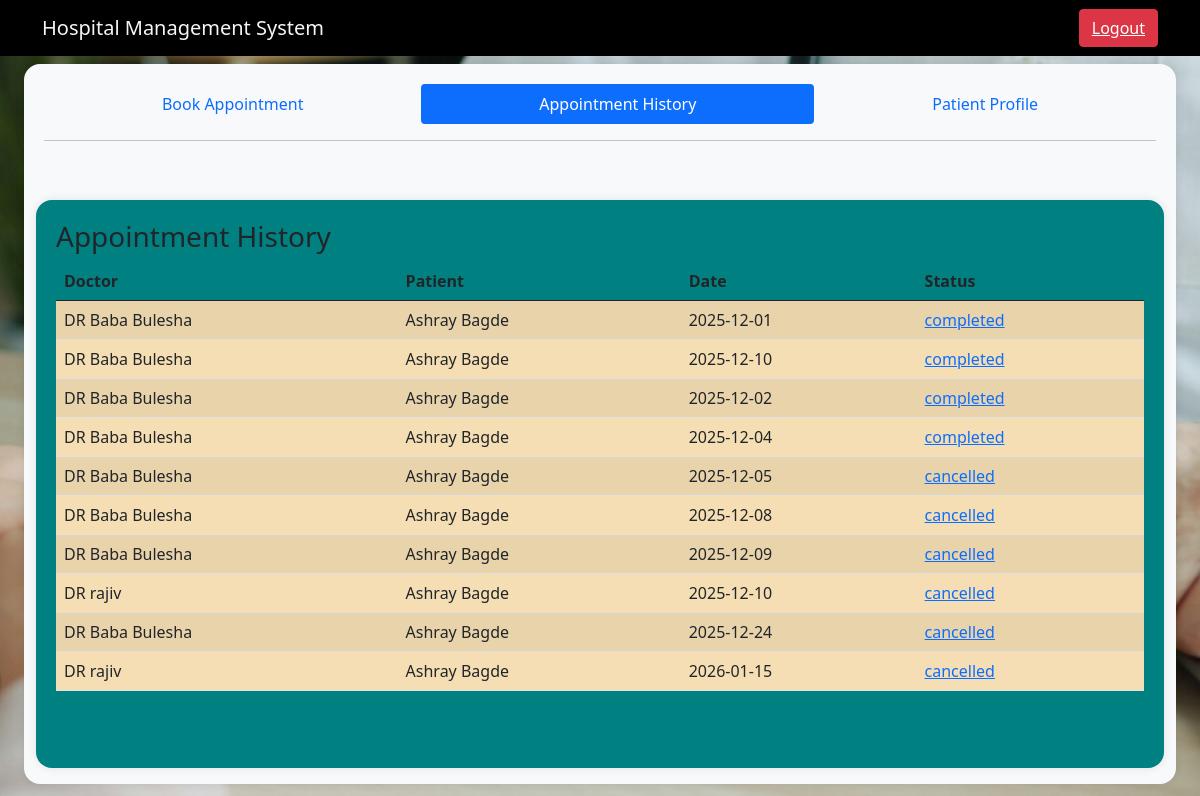
The page /patient/history (signed in) on the database its author committed.
### tables this page shows
CREATE TABLE appointments (
    Aid INTEGER PRIMARY KEY AUTOINCREMENT,
    Hid INTEGER NOT NULL,
    Pid INTEGER NOT NULL,
    Did INTEGER NOT NULL,
    date TEXT NOT NULL,
    time TEXT NOT NULL,
    status TEXT NOT NULL,
    prescription TEXT,
    diagnosis TEXT,
    created_at TIMESTAMP DEFAULT CURRENT_TIMESTAMP,
    FOREIGN KEY (Pid) REFERENCES patients(Pid),
    FOREIGN KEY (Hid) REFERENCES hospitals(Hid),
    FOREIGN KEY (Did) REFERENCES doctor(Did)
);

CREATE TABLE doctor (
    Did INTEGER PRIMARY KEY AUTOINCREMENT,
    name TEXT NOT NULL,
    dob TEXT NOT NULL,
    email TEXT  NOT NULL,
    pnum TEXT ,
    username TEXT UNIQUE,
    password TEXT,
    age INTEGER,
    gender TEXT,
    available TEXT,
    timing TEXT NOT NULL,
    Hid INTEGER NOT NULL,
    created_at TIMESTAMP DEFAULT CURRENT_TIMESTAMP,
    specifications text,
    FOREIGN KEY (Hid) REFERENCES hospitals(Hid) ON DELETE CASCADE
);

CREATE TABLE patients (
    Pid INTEGER PRIMARY KEY AUTOINCREMENT,
    name TEXT NOT NULL,
    dob TEXT NOT NULL,
    email TEXT  NOT NULL,
    pnum TEXT ,
    username TEXT ,
    password TEXT,
    age INTEGER,
    gender TEXT,
    city Text,
    created_at TIMESTAMP DEFAULT CURRENT_TIMESTAMP
);

### app.py (the view)
@app.route("/patient/history", methods=['GET','POST'])
def patient_history():
    if 'user' not in session or session.get('role')!='patient':
        return redirect(url_for('home'))
    conn=sqlite3.connect(DATABASE)
    curr=conn.cursor()
    appointments=curr.execute('''select d.name,p.name,a.date,a.status,a.Aid from appointments as a ,patients as p,doctor as d where d.Did=a.Did and a.Pid=p.Pid and a.Pid=(select Pid from patients where username=?)''',(session['user'],)).fetchall()
    curr.close()
    conn.close()
    return render_template("appointment_history.html", appointments=appointments)

### templates/appointment_history.html (shortened to what this page needs)
<html lang="en">
    <head>
        <link href="https://cdn.jsdelivr.net/npm/bootstrap@5.0.2/dist/css/bootstrap.min.css" rel="stylesheet">
    </head>
    <body>
        <div>
            <nav class="navbar navbar-expand-lg bg-body-tertiary" style="background-color: black;">
            <div class="container-md">
            <a class="navbar-brand" style="color: whitesmoke;" href="#">Hospital Management System</a>
            <a class="btn btn-danger" href="/logout"><U>Logout</U></a>
            </div>
            </nav>
        </div>
        <div class="rounded-container" >
                <ul class="nav nav-pills nav-fill">
                <li class="nav-item">
                    <a class="nav-link" href="/patient">Book Appointment</a>
                </li>
                <li class="nav-item">
                    <a class="nav-link active" aria-current="page" href="/patient/history">Appointment History</a>
                </li>
                <li class="nav-item">
                    <a class="nav-link" href="/patient/profile/view">Patient Profile</a>
                </li>
                </ul>
                <hr>
                <div class="rounded-dialog">
                    <h3>Appointment History</h3>
                    <table class="table table-striped">
                        <thead>
                            <tr>
                                <th>Doctor</th>
                                <th>Patient</th>
                                <th>Date</th>
                                <th>Status</th>
                            </tr>
                        </thead>
                        <tbody style="background-color: wheat;" >
                            {% for appointment in appointments %}
                            <tr >
                                <td>{{ appointment[0] }}</td>
                                <td>{{ appointment[1] }}</td>
                                <td>{{ appointment[2] }}</td>
                                <td><a href="/appointment/details/{{appointment[4]}}"> {{appointment[3] }}</a></td>
                            </tr>
                            {% endfor %}
                        </tbody>
                    </table>
                </div>
        </div>
    </body>
</html>

### templates/appointment_history.html (style rules this page uses)
body { background-image: url('/static/img.jpg'); background-size: cover; background-position: center; background-repeat: no-repeat; }
.rounded-container { position: fixed; top: 8vh; left: 2vw; right: 2vw; bottom: 2vh; background-color: #f8f9fa; border-radius: 16px; box-shadow: 0 0 10px rgba(0,0,0,0.1); padding: 20px; overflow: auto; z-index: 1000; }
.rounded-dialog { position: fixed; top: 25vh; left: 3vw; right: 3vw; bottom: 4vh; background-color: teal; border-radius: 16px; box-shadow: 0 0 10px rgba(0,0,0,0.1); padding: 20px; overflow: auto; z-index: 1000; }

### rows shown on the page
appointments: name "DR Baba Bulesha", name "Ashray Bagde", date "2025-12-01", status "completed"
appointments: name "DR Baba Bulesha", name "Ashray Bagde", date "2025-12-10", status "completed"
appointments: name "DR Baba Bulesha", name "Ashray Bagde", date "2025-12-02", status "completed"
appointments: name "DR Baba Bulesha", name "Ashray Bagde", date "2025-12-04", status "completed"
appointments: name "DR Baba Bulesha", name "Ashray Bagde", date "2025-12-05", status "cancelled"
appointments: name "DR Baba Bulesha", name "Ashray Bagde", date "2025-12-08", status "cancelled"
appointments: name "DR Baba Bulesha", name "Ashray Bagde", date "2025-12-09", status "cancelled"
appointments: name "DR rajiv", name "Ashray Bagde", date "2025-12-10", status "cancelled"
appointments: name "DR Baba Bulesha", name "Ashray Bagde", date "2025-12-24", status "cancelled"
appointments: name "DR rajiv", name "Ashray Bagde", date "2026-01-15", status "cancelled"
